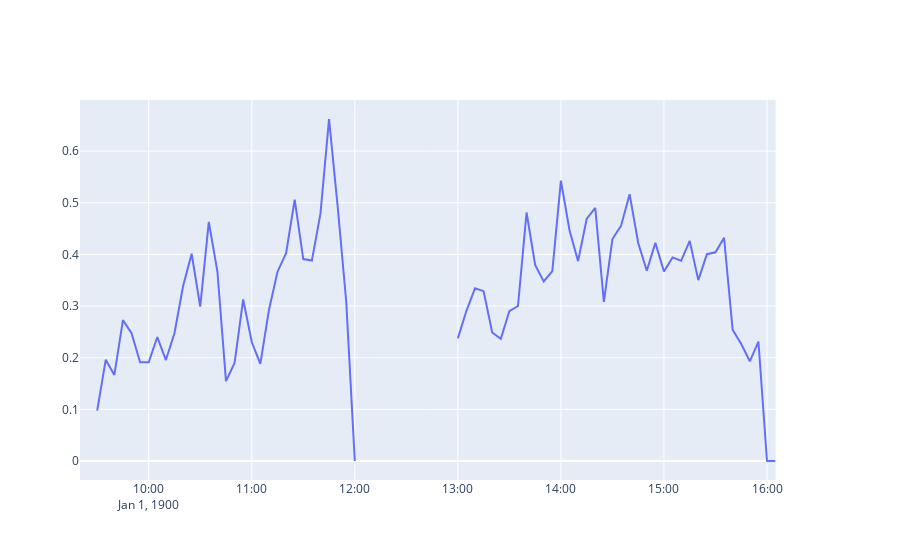

The cell this chart's notebook holds for it:
### Code cell
trade_df.resample("5min")[['time_diff']].mean().hplot('time_diff')
